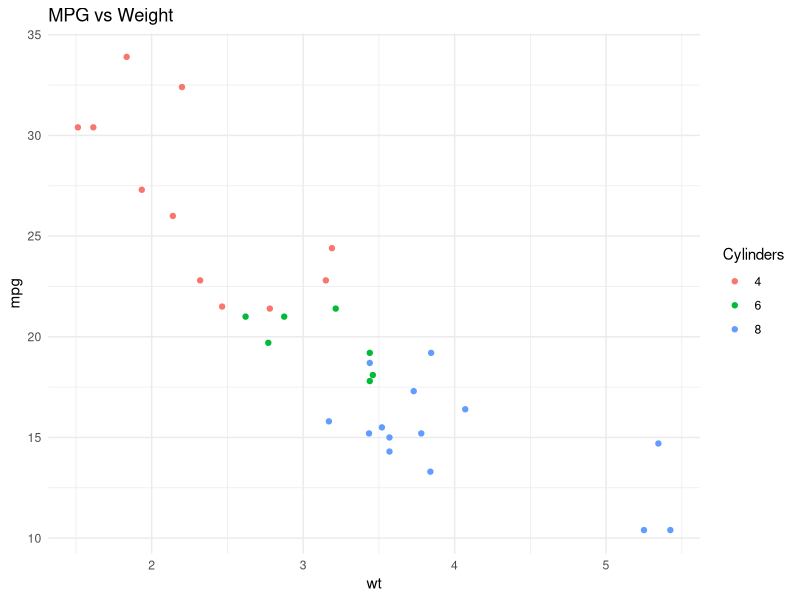

Here is the R script that generated this plot:
## ---- chunk 1
knitr::opts_chunk$set(echo = TRUE)
library(tidyverse)
## ---- chunk 2
# Create sample data
data <- mtcars %>%
  select(mpg, cyl, hp, wt) %>%
  head(10)

knitr::kable(data)
## ---- chunk 3
ggplot(mtcars, aes(x = wt, y = mpg)) +
  geom_point(aes(color = factor(cyl))) +
  theme_minimal() +
  labs(title = "MPG vs Weight", color = "Cylinders")
